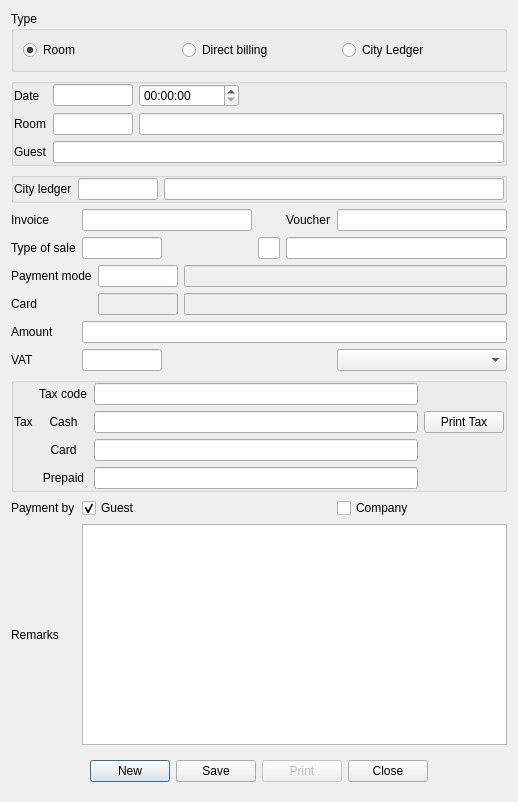
<?xml version="1.0" encoding="UTF-8"?>
<ui version="4.0">
 <class>DlgPostingCharges</class>
 <widget class="QDialog" name="DlgPostingCharges">
  <property name="geometry">
   <rect>
    <x>0</x>
    <y>0</y>
    <width>518</width>
    <height>802</height>
   </rect>
  </property>
  <property name="windowTitle">
   <string>Posting charges</string>
  </property>
  <layout class="QVBoxLayout" name="verticalLayout">
   <item>
    <layout class="QGridLayout" name="gridLayout">
     <item row="4" column="1">
      <widget class="EQLineEdit" name="leItemCode">
       <property name="maximumSize">
        <size>
         <width>80</width>
         <height>16777215</height>
        </size>
       </property>
       <property name="ShowButton" stdset="0">
        <bool>true</bool>
       </property>
      </widget>
     </item>
     <item row="1" column="0" colspan="5">
      <widget class="QGroupBox" name="grRoom">
       <property name="title">
        <string/>
       </property>
       <layout class="QGridLayout" name="gridLayout_3">
        <property name="leftMargin">
         <number>0</number>
        </property>
        <property name="topMargin">
         <number>0</number>
        </property>
        <property name="rightMargin">
         <number>0</number>
        </property>
        <property name="bottomMargin">
         <number>0</number>
        </property>
        <item row="1" column="1">
         <widget class="EQLineEdit" name="leRoomCode">
          <property name="maximumSize">
           <size>
            <width>80</width>
            <height>16777215</height>
           </size>
          </property>
          <property name="ShowButton" stdset="0">
           <bool>true</bool>
          </property>
         </widget>
        </item>
        <item row="2" column="1" colspan="2">
         <widget class="EQLineEdit" name="leGuest">
          <property name="focusPolicy">
           <enum>Qt::NoFocus</enum>
          </property>
          <property name="readOnly">
           <bool>true</bool>
          </property>
         </widget>
        </item>
        <item row="2" column="0">
         <widget class="QLabel" name="label_2">
          <property name="text">
           <string>Guest</string>
          </property>
         </widget>
        </item>
        <item row="1" column="2">
         <widget class="EQLineEdit" name="leRoomName">
          <property name="focusPolicy">
           <enum>Qt::NoFocus</enum>
          </property>
          <property name="readOnly">
           <bool>true</bool>
          </property>
         </widget>
        </item>
        <item row="1" column="0">
         <widget class="QLabel" name="label">
          <property name="text">
           <string>Room</string>
          </property>
         </widget>
        </item>
        <item row="0" column="0">
         <widget class="QLabel" name="label_13">
          <property name="text">
           <string>Date</string>
          </property>
         </widget>
        </item>
        <item row="0" column="1">
         <widget class="EDateEdit" name="deDate">
          <property name="maximumSize">
           <size>
            <width>80</width>
            <height>16777215</height>
           </size>
          </property>
          <property name="focusPolicy">
           <enum>Qt::ClickFocus</enum>
          </property>
          <property name="readOnly">
           <bool>true</bool>
          </property>
         </widget>
        </item>
        <item row="0" column="2">
         <widget class="QTimeEdit" name="teTime">
          <property name="maximumSize">
           <size>
            <width>100</width>
            <height>16777215</height>
           </size>
          </property>
          <property name="displayFormat">
           <string>HH:mm:ss</string>
          </property>
          <property name="calendarPopup">
           <bool>true</bool>
          </property>
         </widget>
        </item>
       </layout>
      </widget>
     </item>
     <item row="2" column="0" colspan="5">
      <widget class="QGroupBox" name="grCity">
       <property name="sizePolicy">
        <sizepolicy hsizetype="Preferred" vsizetype="Preferred">
         <horstretch>0</horstretch>
         <verstretch>0</verstretch>
        </sizepolicy>
       </property>
       <property name="minimumSize">
        <size>
         <width>0</width>
         <height>0</height>
        </size>
       </property>
       <property name="title">
        <string/>
       </property>
       <layout class="QHBoxLayout" name="horizontalLayout_3">
        <property name="leftMargin">
         <number>0</number>
        </property>
        <property name="topMargin">
         <number>0</number>
        </property>
        <property name="rightMargin">
         <number>0</number>
        </property>
        <property name="bottomMargin">
         <number>0</number>
        </property>
        <item>
         <widget class="QLabel" name="label_12">
          <property name="text">
           <string>City ledger</string>
          </property>
         </widget>
        </item>
        <item>
         <widget class="EQLineEdit" name="leCityCode">
          <property name="maximumSize">
           <size>
            <width>80</width>
            <height>16777215</height>
           </size>
          </property>
         </widget>
        </item>
        <item>
         <widget class="EQLineEdit" name="leCityName">
          <property name="readOnly">
           <bool>true</bool>
          </property>
         </widget>
        </item>
       </layout>
      </widget>
     </item>
     <item row="4" column="2">
      <widget class="QLineEdit" name="leVaucher">
       <property name="maximumSize">
        <size>
         <width>30</width>
         <height>16777215</height>
        </size>
       </property>
      </widget>
     </item>
     <item row="6" column="1" colspan="4">
      <widget class="EQLineEdit" name="leAmount"/>
     </item>
     <item row="4" column="0">
      <widget class="QLabel" name="label_3">
       <property name="text">
        <string>Type of sale</string>
       </property>
      </widget>
     </item>
     <item row="3" column="4">
      <widget class="EQLineEdit" name="leVaucherId"/>
     </item>
     <item row="4" column="3" colspan="2">
      <widget class="EQLineEdit" name="leItemName">
       <property name="focusPolicy">
        <enum>Qt::NoFocus</enum>
       </property>
       <property name="readOnly">
        <bool>true</bool>
       </property>
      </widget>
     </item>
     <item row="3" column="1">
      <widget class="EQLineEdit" name="leInvoice">
       <property name="focusPolicy">
        <enum>Qt::NoFocus</enum>
       </property>
       <property name="readOnly">
        <bool>true</bool>
       </property>
      </widget>
     </item>
     <item row="3" column="3">
      <widget class="QLabel" name="label_15">
       <property name="text">
        <string>Voucher</string>
       </property>
      </widget>
     </item>
     <item row="3" column="0">
      <widget class="QLabel" name="label_6">
       <property name="text">
        <string>Invoice</string>
       </property>
      </widget>
     </item>
     <item row="7" column="0">
      <widget class="QLabel" name="label_4">
       <property name="text">
        <string>VAT</string>
       </property>
      </widget>
     </item>
     <item row="7" column="1">
      <widget class="EQLineEdit" name="leAmountVat">
       <property name="maximumSize">
        <size>
         <width>80</width>
         <height>16777215</height>
        </size>
       </property>
       <property name="focusPolicy">
        <enum>Qt::NoFocus</enum>
       </property>
       <property name="readOnly">
        <bool>true</bool>
       </property>
      </widget>
     </item>
     <item row="10" column="1" colspan="4">
      <widget class="EQTextEdit" name="teRemark"/>
     </item>
     <item row="9" column="1">
      <widget class="QCheckBox" name="chPayGuest">
       <property name="layoutDirection">
        <enum>Qt::LeftToRight</enum>
       </property>
       <property name="text">
        <string>Guest</string>
       </property>
       <property name="checked">
        <bool>true</bool>
       </property>
      </widget>
     </item>
     <item row="11" column="0" colspan="5">
      <widget class="QWidget" name="widget" native="true">
       <layout class="QHBoxLayout" name="horizontalLayout">
        <item>
         <spacer name="horizontalSpacer">
          <property name="orientation">
           <enum>Qt::Horizontal</enum>
          </property>
          <property name="sizeHint" stdset="0">
           <size>
            <width>100</width>
            <height>20</height>
           </size>
          </property>
         </spacer>
        </item>
        <item>
         <widget class="QPushButton" name="btnNew">
          <property name="text">
           <string>New</string>
          </property>
         </widget>
        </item>
        <item>
         <widget class="QPushButton" name="btnOk">
          <property name="text">
           <string>Save</string>
          </property>
         </widget>
        </item>
        <item>
         <widget class="QPushButton" name="btnPrint">
          <property name="enabled">
           <bool>false</bool>
          </property>
          <property name="text">
           <string>Print</string>
          </property>
         </widget>
        </item>
        <item>
         <widget class="QPushButton" name="btnCancel">
          <property name="text">
           <string>Close</string>
          </property>
         </widget>
        </item>
        <item>
         <spacer name="horizontalSpacer_2">
          <property name="orientation">
           <enum>Qt::Horizontal</enum>
          </property>
          <property name="sizeHint" stdset="0">
           <size>
            <width>99</width>
            <height>20</height>
           </size>
          </property>
         </spacer>
        </item>
       </layout>
      </widget>
     </item>
     <item row="9" column="4">
      <widget class="QCheckBox" name="chPayByComp">
       <property name="text">
        <string>Company</string>
       </property>
      </widget>
     </item>
     <item row="7" column="4">
      <widget class="EQComboBox" name="cbVAT">
       <property name="Cache" stdset="0">
        <number>22</number>
       </property>
      </widget>
     </item>
     <item row="6" column="0">
      <widget class="QLabel" name="label_5">
       <property name="text">
        <string>Amount</string>
       </property>
      </widget>
     </item>
     <item row="10" column="0">
      <widget class="QLabel" name="label_8">
       <property name="text">
        <string>Remarks</string>
       </property>
      </widget>
     </item>
     <item row="9" column="0">
      <widget class="QLabel" name="label_7">
       <property name="text">
        <string>Payment by</string>
       </property>
      </widget>
     </item>
     <item row="0" column="0" colspan="5">
      <widget class="QGroupBox" name="grType">
       <property name="title">
        <string>Type</string>
       </property>
       <layout class="QHBoxLayout" name="horizontalLayout_2">
        <item>
         <widget class="QRadioButton" name="rbRoom">
          <property name="text">
           <string>Room</string>
          </property>
          <property name="checked">
           <bool>true</bool>
          </property>
         </widget>
        </item>
        <item>
         <widget class="QRadioButton" name="rbDirect">
          <property name="text">
           <string>Direct billing</string>
          </property>
         </widget>
        </item>
        <item>
         <widget class="QRadioButton" name="rbCity">
          <property name="text">
           <string>City Ledger</string>
          </property>
         </widget>
        </item>
       </layout>
      </widget>
     </item>
     <item row="8" column="0" colspan="5">
      <widget class="QGroupBox" name="grTax">
       <property name="title">
        <string/>
       </property>
       <layout class="QGridLayout" name="gridLayout_2">
        <property name="leftMargin">
         <number>0</number>
        </property>
        <property name="topMargin">
         <number>0</number>
        </property>
        <property name="rightMargin">
         <number>0</number>
        </property>
        <property name="bottomMargin">
         <number>0</number>
        </property>
        <item row="2" column="2">
         <widget class="EQLineEdit" name="leTaxCash"/>
        </item>
        <item row="2" column="0">
         <widget class="QLabel" name="label_14">
          <property name="text">
           <string>Tax</string>
          </property>
         </widget>
        </item>
        <item row="2" column="5">
         <widget class="QPushButton" name="btnPrintTax">
          <property name="text">
           <string>Print Tax</string>
          </property>
         </widget>
        </item>
        <item row="3" column="1">
         <widget class="QLabel" name="label_10">
          <property name="text">
           <string>Card</string>
          </property>
          <property name="alignment">
           <set>Qt::AlignCenter</set>
          </property>
         </widget>
        </item>
        <item row="4" column="1">
         <widget class="QLabel" name="label_11">
          <property name="text">
           <string>Prepaid</string>
          </property>
          <property name="alignment">
           <set>Qt::AlignCenter</set>
          </property>
         </widget>
        </item>
        <item row="3" column="2">
         <widget class="EQLineEdit" name="leTaxCard"/>
        </item>
        <item row="2" column="1">
         <widget class="QLabel" name="label_9">
          <property name="text">
           <string>Cash</string>
          </property>
          <property name="alignment">
           <set>Qt::AlignCenter</set>
          </property>
         </widget>
        </item>
        <item row="4" column="2">
         <widget class="EQLineEdit" name="leTaxPre"/>
        </item>
        <item row="1" column="1">
         <widget class="QLabel" name="label_16">
          <property name="text">
           <string>Tax code</string>
          </property>
         </widget>
        </item>
        <item row="1" column="2">
         <widget class="EQLineEdit" name="leTaxCode">
          <property name="focusPolicy">
           <enum>Qt::NoFocus</enum>
          </property>
          <property name="readOnly">
           <bool>true</bool>
          </property>
         </widget>
        </item>
       </layout>
      </widget>
     </item>
     <item row="5" column="0" colspan="5">
      <widget class="QWidget" name="wPayment" native="true">
       <property name="minimumSize">
        <size>
         <width>0</width>
         <height>30</height>
        </size>
       </property>
       <layout class="QGridLayout" name="gridLayout_4">
        <property name="leftMargin">
         <number>0</number>
        </property>
        <property name="topMargin">
         <number>0</number>
        </property>
        <property name="rightMargin">
         <number>0</number>
        </property>
        <property name="bottomMargin">
         <number>0</number>
        </property>
        <item row="0" column="0">
         <widget class="QLabel" name="label_17">
          <property name="text">
           <string>Payment mode</string>
          </property>
         </widget>
        </item>
        <item row="1" column="0">
         <widget class="QLabel" name="label_18">
          <property name="text">
           <string>Card</string>
          </property>
         </widget>
        </item>
        <item row="0" column="1">
         <widget class="EQLineEdit" name="lePayCode">
          <property name="maximumSize">
           <size>
            <width>80</width>
            <height>16777215</height>
           </size>
          </property>
         </widget>
        </item>
        <item row="0" column="2">
         <widget class="EQLineEdit" name="lePayName">
          <property name="enabled">
           <bool>false</bool>
          </property>
         </widget>
        </item>
        <item row="1" column="1">
         <widget class="EQLineEdit" name="leCardCode">
          <property name="enabled">
           <bool>false</bool>
          </property>
          <property name="maximumSize">
           <size>
            <width>80</width>
            <height>16777215</height>
           </size>
          </property>
         </widget>
        </item>
        <item row="1" column="2">
         <widget class="EQLineEdit" name="leCardName">
          <property name="enabled">
           <bool>false</bool>
          </property>
         </widget>
        </item>
       </layout>
      </widget>
     </item>
    </layout>
   </item>
  </layout>
 </widget>
 <customwidgets>
  <customwidget>
   <class>EQLineEdit</class>
   <extends>QLineEdit</extends>
   <header location="global">eqlineedit.h</header>
   <slots>
    <signal>customButtonClicked(bool)</signal>
   </slots>
  </customwidget>
  <customwidget>
   <class>EQTextEdit</class>
   <extends>QTextEdit</extends>
   <header location="global">eqtextedit.h</header>
  </customwidget>
  <customwidget>
   <class>EDateEdit</class>
   <extends>QLineEdit</extends>
   <header location="global">edateedit.h</header>
  </customwidget>
  <customwidget>
   <class>EQComboBox</class>
   <extends>QComboBox</extends>
   <header location="global">eqcombobox.h</header>
  </customwidget>
 </customwidgets>
 <tabstops>
  <tabstop>rbRoom</tabstop>
  <tabstop>rbDirect</tabstop>
  <tabstop>rbCity</tabstop>
  <tabstop>leRoomCode</tabstop>
  <tabstop>leCityCode</tabstop>
  <tabstop>leCityName</tabstop>
  <tabstop>leItemCode</tabstop>
  <tabstop>leAmount</tabstop>
  <tabstop>cbVAT</tabstop>
  <tabstop>leTaxCash</tabstop>
  <tabstop>chPayGuest</tabstop>
  <tabstop>chPayByComp</tabstop>
  <tabstop>teRemark</tabstop>
  <tabstop>btnOk</tabstop>
  <tabstop>btnPrint</tabstop>
  <tabstop>btnCancel</tabstop>
 </tabstops>
 <resources/>
 <connections/>
</ui>
